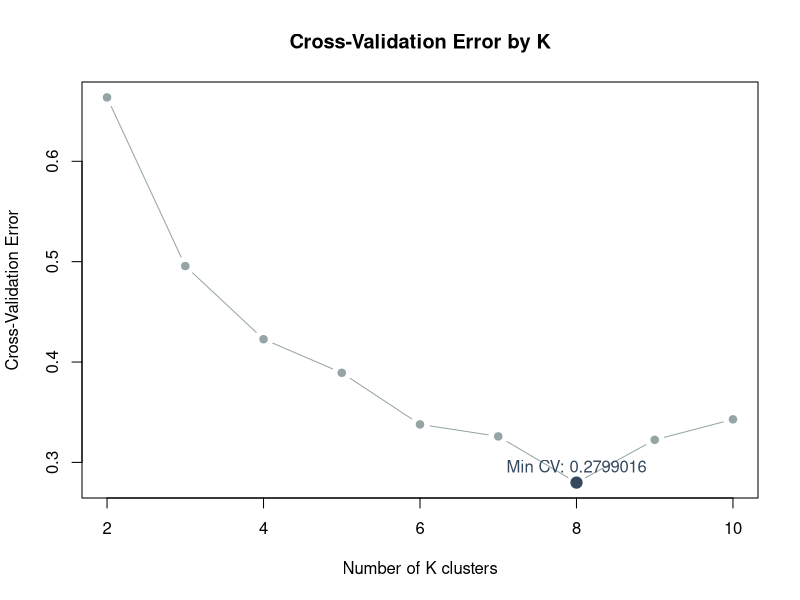

Write R code to recreate this figure.
# =============================================================================
# Cross-Validation Error Plot for ADMIXTURE / fastStructure Analysis
# =============================================================================
# Description:
#   Visualizes the cross-validation (CV) error across different values of K
#   (number of ancestral populations) from ADMIXTURE or fastStructure runs.
#   The optimal K is identified as the value with the minimum CV error.
#
# Input:
#   - CV error values obtained from ADMIXTURE output (cv_values vector)
#     These are typically parsed from *.log files using:
#     grep "CV error" *.log | awk '{print $3,$4}' | sed 's/(K=//;s/)//'
#
# Output:
#   - Line plot of CV error vs. K with the optimal K highlighted
#
# Dependencies:
#   install.packages(c("ggplot2", "tidyverse", "dplyr"))
# =============================================================================

library(ggplot2)
library(tidyverse)
library(dplyr)

# CV error values for K = 2 to 10 (obtained from ADMIXTURE log files)
cv_values <- c(0.6636590, 0.4956412, 0.4227702, 0.3892754, 0.3378730, 0.3259265, 0.2799016, 0.3225133, 0.3429151)
K_values <- 2:10  # Range of K values tested

# Plot CV error as a connected line chart
plot(K_values, cv_values, type = "b", col = "#95A5A6", pch = 19, lty = 1,
     xlab = "Number of K clusters", ylab = "Cross-Validation Error",
     main = "Cross-Validation Error by K")

# Identify and highlight the K with the minimum CV error
min_cv_index <- which.min(cv_values)
points(K_values[min_cv_index], cv_values[min_cv_index], col = "#34495E", pch = 19, cex = 1.5)

# Add text label indicating the minimum CV value
text(K_values[min_cv_index], cv_values[min_cv_index], labels = paste("Min CV:", cv_values[min_cv_index]), pos = 3, col = "#34495E")
